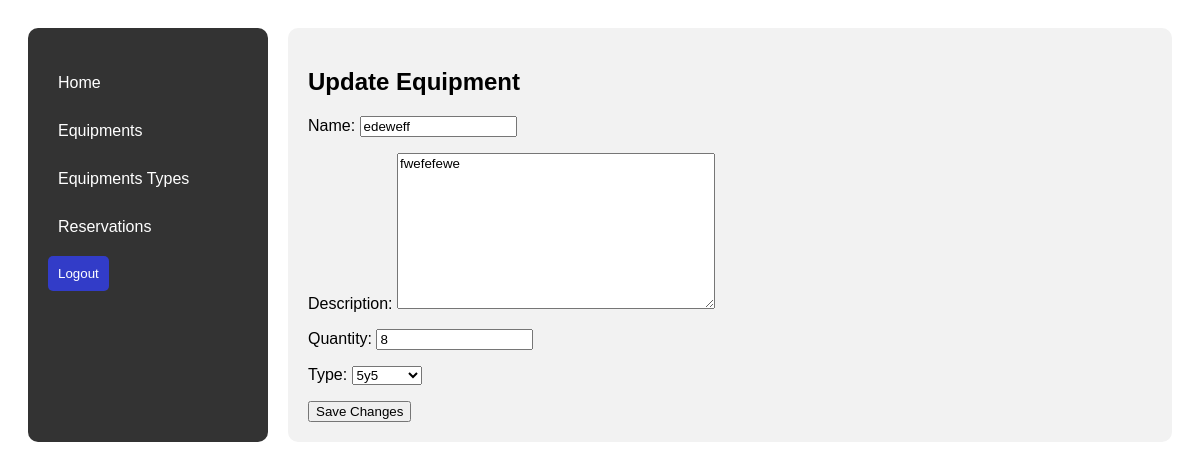
Before: /equipments/update/3/ with the older database file.
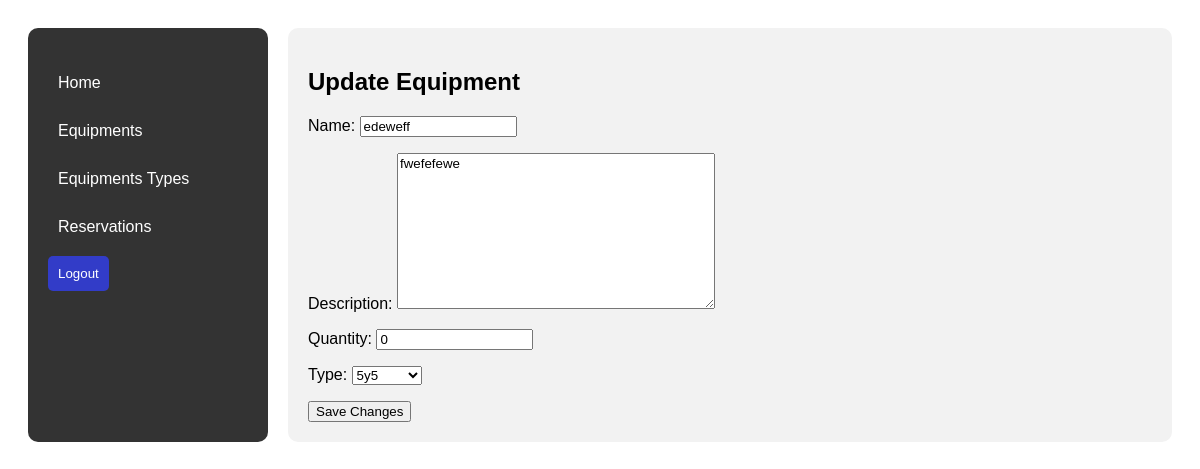
After: the same page with the newer database file.
### reservations/models.py (models this page shows, shortened)
class LabEquipment(models.Model):
    type = models.ForeignKey(LabEquipmentType, on_delete=models.CASCADE, related_name='equipment')
    name = models.CharField(max_length=100)
    description = models.TextField()
    quantity = models.PositiveIntegerField()

class LabEquipmentType(models.Model):
    name = models.CharField(max_length=100)
    description = models.TextField()
    def __str__(self):
        return self.name

### reservations/views.py (the view)
# urls.py: path('equipments/update/<int:equipment_id>/', views.update_equipment_view, name='update_equipment'),
def update_equipment_view(request, equipment_id):
    equipment = get_object_or_404(LabEquipment, pk=equipment_id)
    if request.method == 'POST':
        form = LabEquipmentForm(request.POST, instance=equipment)
        if form.is_valid():
            form.save()
            return redirect('equipments')  # Redirect to the list of equipment
    else:
        form = LabEquipmentForm(instance=equipment)
    return render(request, 'reservations/update_equipment.html', {'form': form})

### reservations/forms.py
class LabEquipmentForm(forms.ModelForm):
    class Meta:
        model = LabEquipment
        fields = ['name', 'description', 'quantity', 'type']

### reservations/templates/reservations/update_equipment.html (shortened to what this page needs)
{% load static %}
<!DOCTYPE html>
<html lang="en">
  <head>
    <link
      rel="stylesheet"
      type="text/css"
      href="{% static 'css/style.css' %}"
    />
  </head>
  <body>
    <div class="dashboard-container">
      {% include './left_nav.html' %}
      <div class="main-content">
        <h2>Update Equipment</h2>
        <form method="POST">
          {% csrf_token %} {{ form.as_p }}
          <button type="submit">Save Changes</button>
        </form>
      </div>
    </div>
  </body>
</html>

Changed rows visible on the page:
changed LabEquipment "fwefefewe": quantity "8" → "0"
